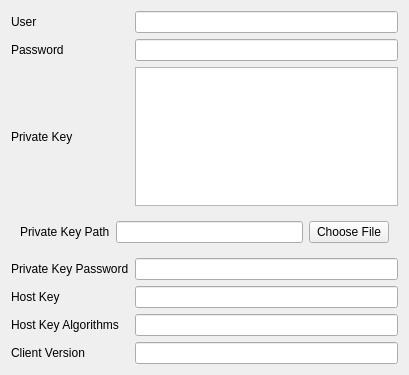
<?xml version="1.0" encoding="UTF-8"?>
<ui version="4.0">
 <class>EditSSH</class>
 <widget class="QWidget" name="EditSSH">
  <property name="geometry">
   <rect>
    <x>0</x>
    <y>0</y>
    <width>409</width>
    <height>375</height>
   </rect>
  </property>
  <property name="windowTitle">
   <string notr="true">EditSSH</string>
  </property>
  <layout class="QGridLayout" name="formLayout">
   <item row="0" column="0">
    <widget class="QLabel" name="user_l">
     <property name="text">
      <string>User</string>
     </property>
     <property name="buddy">
      <cstring>user</cstring>
     </property>
    </widget>
   </item>
   <item row="0" column="1">
    <widget class="QLineEdit" name="user"/>
   </item>
   <item row="1" column="0">
    <widget class="QLabel" name="password_l">
     <property name="text">
      <string>Password</string>
     </property>
     <property name="buddy">
      <cstring>password</cstring>
     </property>
    </widget>
   </item>
   <item row="1" column="1">
    <widget class="QLineEdit" name="password"/>
   </item>
   <item row="2" column="0">
    <widget class="QLabel" name="private_key_l">
     <property name="text">
      <string>Private Key</string>
     </property>
     <property name="buddy">
      <cstring>private_key</cstring>
     </property>
    </widget>
   </item>
   <item row="2" column="1">
    <widget class="QTextEdit" name="private_key"/>
   </item>
   <item row="4" column="0">
    <widget class="QLabel" name="private_key_pass_l">
     <property name="text">
      <string>Private Key Password</string>
     </property>
     <property name="buddy">
      <cstring>private_key_pass</cstring>
     </property>
    </widget>
   </item>
   <item row="4" column="1">
    <widget class="QLineEdit" name="private_key_pass"/>
   </item>
   <item row="5" column="0">
    <widget class="QLabel" name="host_key_l">
     <property name="text">
      <string>Host Key</string>
     </property>
     <property name="buddy">
      <cstring>host_key</cstring>
     </property>
    </widget>
   </item>
   <item row="5" column="1">
    <widget class="QLineEdit" name="host_key"/>
   </item>
   <item row="6" column="0">
    <widget class="QLabel" name="host_key_algs_l">
     <property name="text">
      <string>Host Key Algorithms</string>
     </property>
     <property name="buddy">
      <cstring>host_key_algs</cstring>
     </property>
    </widget>
   </item>
   <item row="6" column="1">
    <widget class="QLineEdit" name="host_key_algs"/>
   </item>
   <item row="7" column="0">
    <widget class="QLabel" name="client_version_l">
     <property name="text">
      <string>Client Version</string>
     </property>
     <property name="buddy">
      <cstring>client_version</cstring>
     </property>
    </widget>
   </item>
   <item row="7" column="1">
    <widget class="QLineEdit" name="client_version"/>
   </item>
   <item row="3" column="0" colspan="2">
    <widget class="QWidget" name="widget" native="true">
     <layout class="QGridLayout" name="gridLayout">
      <item row="0" column="0">
       <widget class="QLabel" name="private_key_path_l">
        <property name="text">
         <string>Private Key Path</string>
        </property>
        <property name="buddy">
         <cstring>private_key_path</cstring>
        </property>
       </widget>
      </item>
      <item row="0" column="1">
       <widget class="QLineEdit" name="private_key_path"/>
      </item>
      <item row="0" column="2">
       <widget class="QPushButton" name="choose_pk">
        <property name="text">
         <string>Choose File</string>
        </property>
       </widget>
      </item>
     </layout>
    </widget>
   </item>
  </layout>
 </widget>
 <tabstops>
  <tabstop>user</tabstop>
  <tabstop>password</tabstop>
  <tabstop>private_key</tabstop>
  <tabstop>private_key_path</tabstop>
  <tabstop>choose_pk</tabstop>
  <tabstop>private_key_pass</tabstop>
  <tabstop>host_key</tabstop>
  <tabstop>host_key_algs</tabstop>
  <tabstop>client_version</tabstop>
 </tabstops>
 <resources/>
 <connections/>
</ui>
